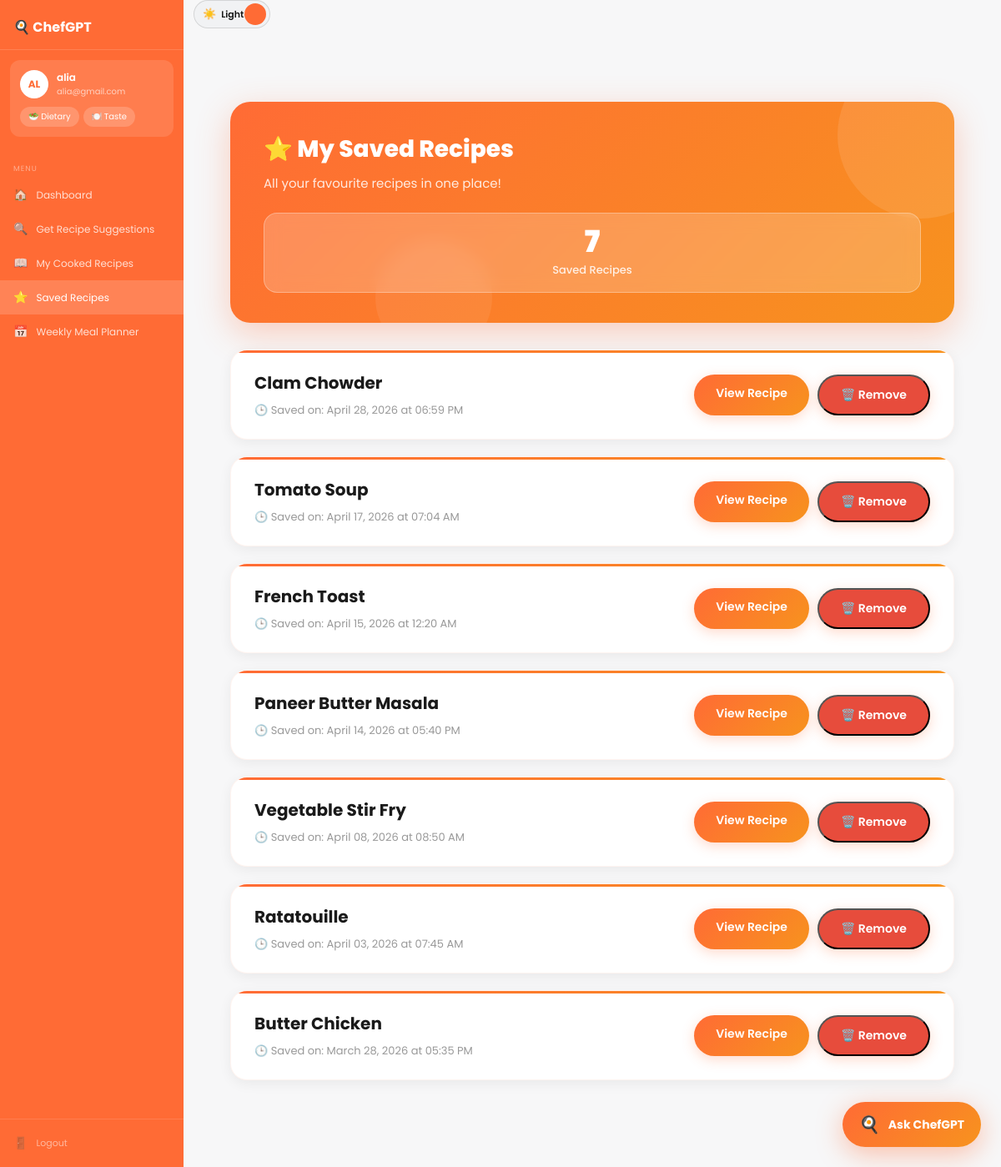
The page /saved-recipes (signed in) on the database its author committed.
### app.py (models this page shows)
class User(UserMixin, db.Model):
    id = db.Column(db.Integer, primary_key=True)
    username = db.Column(db.String(80), unique=True, nullable=False)
    email = db.Column(db.String(120), unique=True, nullable=False)
    password = db.Column(db.String(200), nullable=False)
    created_at = db.Column(db.DateTime, default=datetime.utcnow)
    role = db.Column(db.String(20), nullable=False, default='user')

class SavedRecipe(db.Model):
    __tablename__ = 'saved_recipes'
    id = db.Column(db.Integer, primary_key=True)
    user_id = db.Column(db.Integer, db.ForeignKey('user.id'), nullable=False)
    recipe_id = db.Column(db.Integer, nullable=False)
    recipe_name = db.Column(db.String(200), nullable=False)
    saved_at = db.Column(db.DateTime, default=datetime.utcnow)
    user = db.relationship('User', backref='saved_recipes')

### app.py (the view)
@app.route("/saved-recipes")
@login_required
def saved_recipes():
    saved = SavedRecipe.query.filter_by(user_id=current_user.id)\
        .order_by(SavedRecipe.saved_at.desc()).all()
    return render_template("saved_recipes.html", recipes=saved)

### app.py (called while the page is built)
@login_manager.user_loader
def load_user(user_id):
    return User.query.get(int(user_id))

### templates/saved_recipes.html (shortened to what this page needs)
{% extends "base.html" %}
{% block extra_head %}
    <link rel="stylesheet" href="{{ url_for('static', filename='css/history.css') }}">
{% endblock %}
{% block content %}
    <div class="container">
        <div class="page-header">
            <h2>⭐ My Saved Recipes</h2>
            <p>All your favourite recipes in one place!</p>
            <div class="stats">
                <div class="stat-card">
                    <div class="stat-number">{{ recipes|length }}</div>
                    <div class="stat-label">Saved Recipes</div>
                </div>
            </div>
        </div>
        {% if recipes|length == 0 %}
            <div class="empty-state">
                <h3>💾 No Saved Recipes Yet</h3>
                <p>Browse recipes and hit Save to bookmark your favourites!</p>
                <a href="{{ url_for('dashboard') }}">Browse Recipes</a>
            </div>
        {% else %}
            {% for saved in recipes %}
                 <div class="recipe-card">
        <div class="recipe-info">
            <h3>{{ saved.recipe_name }}</h3>
            <div class="cooked-date">
                🕒 Saved on: {{ saved.saved_at.strftime('%B %d, %Y at %I:%M %p') }}
            </div>
        </div>
        <div style="display:flex; gap:10px;">
            <a href="{{ url_for('recipe_detail', recipe_id=saved.recipe_id) }}" class="view-btn">
                View Recipe
            </a>
            <button class="view-btn" style="background:#e74c3c;" onclick="unsave({{ saved.recipe_id }}, this)">
                🗑️ Remove
            </button>
        </div>
    </div>
            {% endfor %}
        {% endif %}
    </div>
{% endblock %}

### templates/base.html (shortened to what this page needs)
<!DOCTYPE html>
<html lang="en">
<head>
    <link rel="stylesheet" href="{{ url_for('static', filename='css/dashboard.css') }}">
    {% block extra_head %}{% endblock %}
</head>
<body>
<div class="dashboard-layout">
  <aside class="sidebar">
    <div class="sidebar-logo">🍳 ChefGPT</div>
    <div class="profile-block">
      <div class="profile-row">
        <div class="avatar">{{ current_user.username[:2].upper() if current_user.is_authenticated else '' }}</div>
        <div>
          <div class="profile-name">{{ current_user.username if current_user.is_authenticated else '' }}</div>
          <div class="profile-email">{{ current_user.email if current_user.is_authenticated else '' }}</div>
        </div>
      </div>
      <div class="profile-pills">
        <button class="pill" onclick="openDietDrawer()">🥗 Dietary</button>
        <button class="pill" onclick="openTasteDrawer()">🍽️ Taste</button>
      </div>
    </div>
    <nav class="sidebar-nav">
      <div class="nav-label">MENU</div>
      <a href="{{ url_for('dashboard') }}" class="nav-item {% if request.endpoint == 'dashboard' %}active{% endif %}">
        <span class="nav-icon">🏠</span> Dashboard</a>
      <a href="{{ url_for('recommend_page') }}" class="nav-item {% if request.endpoint == 'recommend_page' %}active{% endif %}">
        <span class="nav-icon">🔍</span> Get Recipe Suggestions</a>
      <a href="{{ url_for('cooked_history') }}" class="nav-item {% if request.endpoint == 'cooked_history' %}active{% endif %}">
        <span class="nav-icon">📖</span> My Cooked Recipes</a>
      <a href="{{ url_for('saved_recipes') }}" class="nav-item {% if request.endpoint == 'saved_recipes' %}active{% endif %}">
        <span class="nav-icon">⭐</span> Saved Recipes</a>
      <a href="{{ url_for('meal_planner') }}" class="nav-item {% if request.endpoint == 'meal_planner' %}active{% endif %}">
        <span class="nav-icon">📅</span> Weekly Meal Planner</a>
    </nav>
    <div class="sidebar-bottom">
      <a href="{{ url_for('logout') }}" class="nav-item nav-logout">
        <span class="nav-icon">🚪</span> Logout</a>
    </div>
  </aside>
  <main class="main-content">
    <div class="topbar-actions">
      <button class="theme-switch" type="button" onclick="toggleTheme()" aria-label="Toggle theme">
        <span class="theme-switch-icon" id="themeIcon">🌙</span>
        <span class="theme-switch-text" id="themeText">Dark</span>
        <span class="theme-switch-knob"></span>
      </button>
    </div>
    <div class="page-content">
      {% block content %}{% endblock %}
    </div>
  </main>
</div>
{% include 'partials/floating_chat.html' %}
</body>
        {% set diet_options = [('omnivore','🍽️ No Restrictions','Eats everything'),('vegetarian','🥦 Vegetarian','No meat, dairy & eggs ok'),('vegan','🌱 Vegan','No animal products'),('halal','☪️ Halal','No pork & alcohol')] %}
</html>

### static/css/dashboard.css (style rules this page uses)
:root { --bg: #f7f7f8; --panel: #ffffff; --panel-2: #f1f2f4; --text: #171717; --muted: #777777; --border: rgba(0,0,0,0.12); --brand: #FF6B35; --brand-soft: rgba(255,107,53,0.12); --shadow: 0 18px 45px rgba(255,107,53,0.12); }
*, *::before, *::after { margin: 0; padding: 0; box-sizing: border-box; font-family: 'Poppins', sans-serif; }
body { background: var(--bg); min-height: 100vh; color: var(--text); }
.dashboard-layout { display: flex; min-height: 100vh; overflow: hidden; }
.sidebar { width: 220px; height: 100vh; background: var(--brand); display: flex; flex-direction: column; flex-shrink: 0; overflow-y: auto; position: sticky; top: 0; }
.sidebar-logo { padding: 20px 16px 14px; font-size: 16px; font-weight: 700; color: #fff; border-bottom: 0.5px solid rgba(255,255,255,0.15); }
.profile-block { margin: 12px; background: rgba(255,255,255,0.12); border-radius: 12px; padding: 12px; }
.profile-row { display: flex; align-items: center; gap: 10px; margin-bottom: 10px; }
.avatar { width: 34px; height: 34px; border-radius: 50%; background: #fff; display: flex; align-items: center; justify-content: center; font-size: 12px; font-weight: 700; color: var(--brand); flex-shrink: 0; }
.profile-name { font-size: 12px; font-weight: 600; color: #fff; }
.profile-email { font-size: 10px; color: rgba(255,255,255,0.65); }
.profile-pills { display: flex; gap: 5px; }
.pill { font-size: 10px; background: rgba(255,255,255,0.18); color: #fff; padding: 4px 10px; border-radius: 99px; cursor: pointer; border: none; transition: background 0.15s; }
.sidebar-nav { flex: 0 0 auto; padding: 10px 0; }
.nav-label { font-size: 9px; color: rgba(255,255,255,0.45); padding: 10px 16px 4px; letter-spacing: 1px; text-transform: uppercase; }
.nav-item { display: flex; align-items: center; gap: 10px; padding: 10px 16px; font-size: 12px; color: rgba(255,255,255,0.78); text-decoration: none; transition: background 0.15s; cursor: pointer; }
.nav-item:hover, .nav-item.active { background: rgba(255,255,255,0.16); color: #fff; }
.nav-icon { font-size: 14px; flex-shrink: 0; }
.sidebar-bottom { margin-top: auto; border-top: 0.5px solid rgba(255,255,255,0.12); padding: 8px 0; }
.nav-logout { color: rgba(255,255,255,0.52) !important; font-size: 11px; }
.main-content { flex: 1; height: 100vh; display: flex; flex-direction: column; overflow: hidden; background: var(--bg); }
.topbar-actions { display: flex; align-items: center; gap: 12px; }
.theme-switch { position: relative; width: 92px; height: 34px; border: 1px solid var(--border); border-radius: 999px; background: var(--panel-2); color: var(--text); cursor: pointer; display: flex; align-items: center; gap: 6px; padding: 0 10px; overflow: hidden; }
.theme-switch-icon { font-size: 13px; z-index: 2; }
.theme-switch-text { font-size: 11px; font-weight: 600; z-index: 2; }
.theme-switch-knob { position: absolute; right: 4px; width: 26px; height: 26px; border-radius: 50%; background: var(--brand); transition: transform 0.25s ease; }
.page-content { flex: 1; overflow-y: auto; padding: 48px 32px 64px; }
.recipe-card { background: var(--panel); border: 1px solid var(--border); border-radius: 14px; overflow: hidden; cursor: pointer; transition: transform 0.2s, border-color 0.2s; }

### rows shown on the page
User: username "AL", username "alia", email "alia@gmail.com"
SavedRecipe: recipe_name "Clam Chowder", saved_at "April 28, 2026 at 06:59 PM"
SavedRecipe: recipe_name "Tomato Soup", saved_at "April 17, 2026 at 07:04 AM"
SavedRecipe: recipe_name "French Toast", saved_at "April 15, 2026 at 12:20 AM"
SavedRecipe: recipe_name "Paneer Butter Masala", saved_at "April 14, 2026 at 05:40 PM"
SavedRecipe: recipe_name "Vegetable Stir Fry", saved_at "April 08, 2026 at 08:50 AM"
SavedRecipe: recipe_name "Ratatouille", saved_at "April 03, 2026 at 07:45 AM"
SavedRecipe: recipe_name "Butter Chicken", saved_at "March 28, 2026 at 05:35 PM"

### other values the page prints
{{ recipes|length }} "7"
